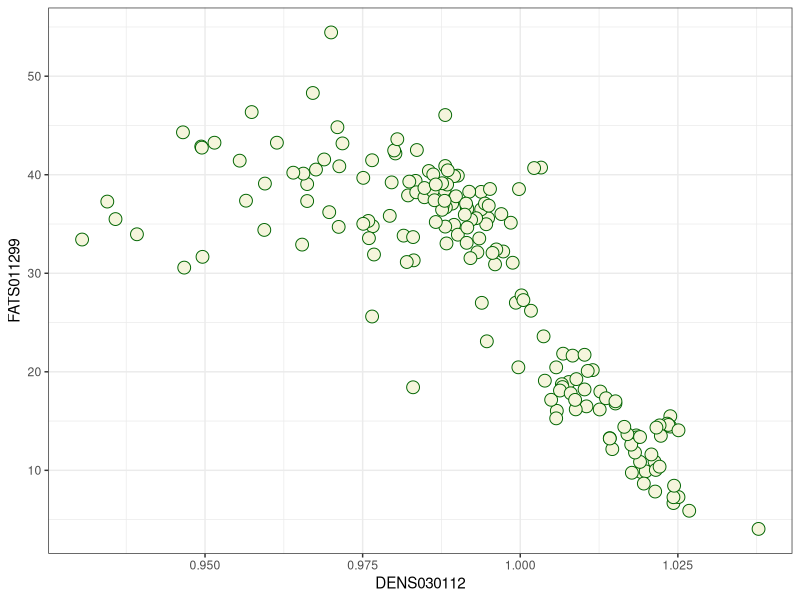

The R source for this figure:
# Clean Up environment ---------------------------------------------------
rm(list=ls())

# Packages ---------------------------------------------------------------
library(readxl)
library(readr)
library(dplyr)
library(tidyr)
library(ggplot2)

# Data Input -------------------------------------------------------------
data.in <- read_excel("cream.xlsx")

## Data Cleaning ---------------------------------------------------------

set <- unique(data.in$ANALYSIS)


# Remove duplicates ------------------------------------------------------

data.A <- data.in %>%
        filter(ANALYSIS == set[1])
data.A <- data.A[!duplicated(data.A$SAMPLE_NUMBER),]

data.B <- data.in %>%
        filter(ANALYSIS == set[2])
data.B <- data.B[!duplicated(data.B$SAMPLE_NUMBER),]

# Remove fat results that do not have a density --------------------------
data.all_1 <- data.A %>%
        filter(SAMPLE_NUMBER %in% data.B$SAMPLE_NUMBER)

data.all_2 <- data.B %>%
        filter(SAMPLE_NUMBER %in% data.all_1$SAMPLE_NUMBER)


# Combine and simplify --------------------------------------------------
data.all.comb <- rbind(data.all_1, data.all_2)

data.in_3 <- data.all.comb[, c(1,4,7)]

data.in_4 <- spread(data.in_3, ANALYSIS, ENTRY)
colnames(data.in_4)[2] <- "B"
colnames(data.in_4)[3] <- "A"


# Graph ------------------------------------------------------------------

comparison_plot <- ggplot(data.in_4, aes(x=B, y=A)) +
                        geom_point(size=4, shape=21, col = "darkgreen", fill = "beige") +
        labs(x=set[2], y=set[1]) +
        theme_bw()
                        
comparison_plot
